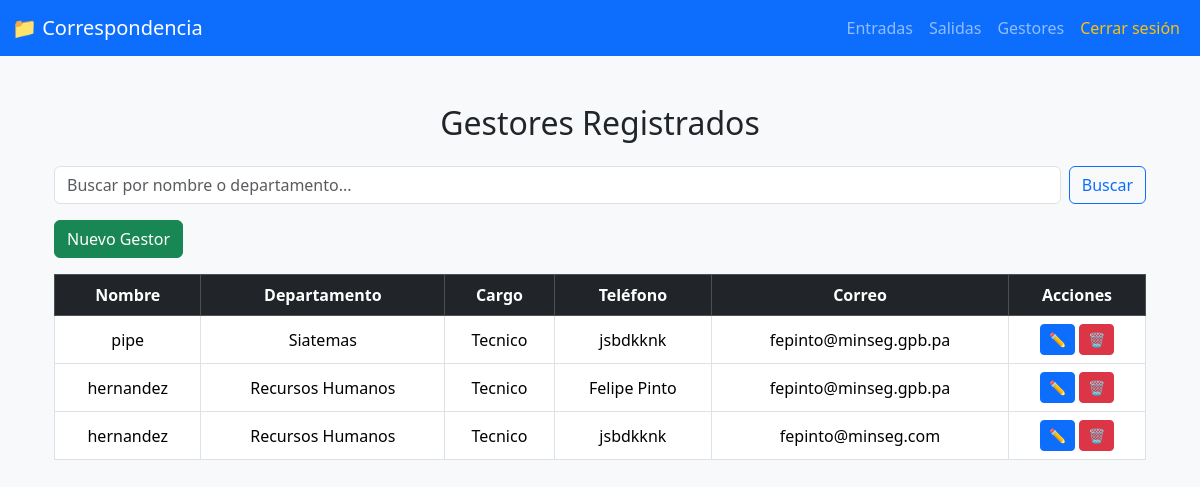
The page /gestores/ (signed in) on the database its author committed.
### correspondencia_app/models.py (models this page shows, shortened)
class Gestor(models.Model):
    nombre = models.CharField(max_length=100)
    correo = models.EmailField()
    telefono = models.CharField(max_length=20)
    departamento = models.CharField(max_length=100)  # Nuevo campo
    cargo = models.CharField(max_length=100)         # Nuevo campo
    fecha_ingreso = models.DateTimeField(auto_now_add=True)

### correspondencia_app/views.py (the view)
# urls.py: path('gestores/', views.gestor_list, name='gestor_list'),
@login_required
@user_passes_test(lambda u: es_administrador(u) or es_editor(u) or es_visualizador(u))
def gestor_list(request):
    query = request.GET.get("q")
    if query:
        gestores = Gestor.objects.filter(
            Q(nombre__icontains=query) | Q(departamento__icontains=query)
        )
    else:
        gestores = Gestor.objects.all()
    return render(request, 'correspondencia_app/gestor_list.html', {'gestores': gestores})

### correspondencia_app/views.py (called while the page is built)
def es_administrador(user):
    return user.groups.filter(name='Administrador').exists()

### templates/correspondencia_app/gestor_list.html (shortened to what this page needs)
{% extends 'correspondencia_app/base.html' %}
{% block content %}
<div class="container mt-5">
    <h2 class="mb-4 text-center"> Gestores Registrados</h2>
    <form method="GET" class="d-flex mb-3">
        <input type="text" name="q" class="form-control me-2" placeholder="Buscar por nombre o departamento..." value="{{ request.GET.q }}">
        <button type="submit" class="btn btn-outline-primary">
             Buscar
        </button>
    </form>
    <a href="{% url 'correspondencia_app:gestor_create' %}" class="btn btn-success mb-3">
         Nuevo Gestor
    </a>
    <div class="table-responsive">
        <table class="table table-bordered table-hover">
            <thead class="table-dark text-center">
                <tr>
                    <th>Nombre</th>
                    <th>Departamento</th>
                    <th>Cargo</th>
                    <th>Teléfono</th>
                    <th>Correo</th>
                    <th>Acciones</th>
                </tr>
            </thead>
            <tbody>
                {% for gestor in gestores %}
                <tr class="text-center align-middle">
                    <td>{{ gestor.nombre }}</td>
                    <td>{{ gestor.departamento }}</td>
                    <td>{{ gestor.cargo }}</td>
                    <td>{{ gestor.telefono }}</td>
                    <td>{{ gestor.correo }}</td>
                    <td>
                        <a href="{% url 'correspondencia_app:gestor_update' gestor.pk %}" class="btn btn-sm btn-primary">
                             ✏️
                        </a>
                        <a href="{% url 'correspondencia_app:gestor_delete' gestor.id %}" class="btn btn-danger btn-sm" onclick="return confirm('¿Estás seguro de que deseas eliminar este gestor?');">
                             🗑️
                        </a>
                    </td>
                </tr>
                {% empty %}
                <tr>
                    <td colspan="6" class="text-center">No hay gestores registrados.</td>
                </tr>
                {% endfor %}
            </tbody>
        </table>
    </div>
</div>
{% endblock %}

### templates/correspondencia_app/base.html (style rules this page uses)
body { background-color: #f8f9fa; }

### rows shown on the page
Gestor: nombre "pipe", departamento "Siatemas", cargo "Tecnico", telefono "jsbdkknk", correo "fepinto@minseg.gpb.pa"
Gestor: nombre "hernandez", departamento "Recursos Humanos", cargo "Tecnico", telefono "Felipe Pinto", correo "fepinto@minseg.gpb.pa"
Gestor: nombre "hernandez", departamento "Recursos Humanos", cargo "Tecnico", telefono "jsbdkknk", correo "fepinto@minseg.com"
